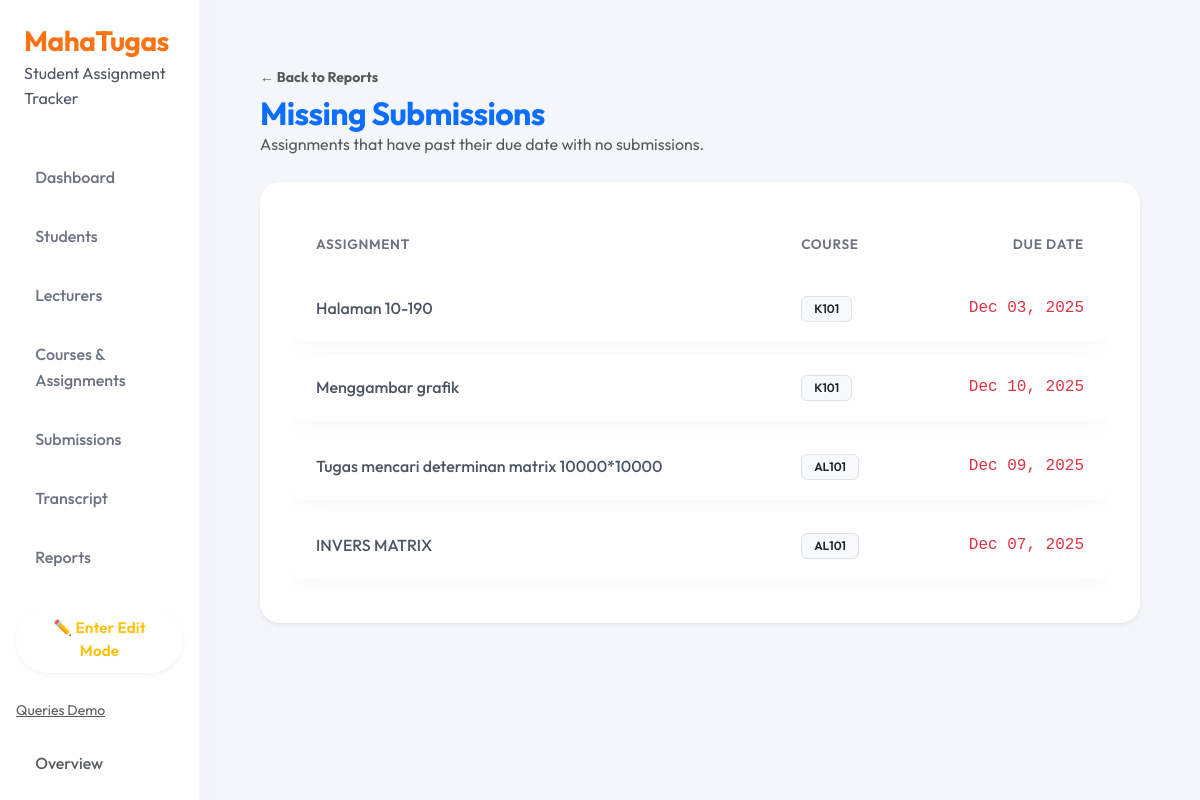
Page /reports/missing-submissions/ on the committed database.
### tracker/models.py (models this page shows, shortened)
class Assignment(models.Model):
    assignment_id = models.AutoField(primary_key=True)
    course = models.ForeignKey(
        Course,
        on_delete=models.CASCADE,
        related_name='assignments'
    )
    title = models.CharField(max_length=200)
    description = models.TextField(blank=True, null=True)
    due_date = models.DateTimeField()
    max_score = models.IntegerField(default=100)

class Course(models.Model):
    course_id = models.AutoField(primary_key=True)
    course_code = models.CharField(max_length=20)
    course_name = models.CharField(max_length=200)
    semester = models.IntegerField()
    lecturer = models.ForeignKey(
        Lecturer,
        on_delete=models.CASCADE,
        related_name='courses'
    )

### tracker/views.py (the view)
# urls.py: path('reports/missing-submissions/', views.report_missing_submissions, name='report_missing_submissions'),
def report_missing_submissions(request):
    now = timezone.now()
    assignments = Assignment.objects.filter(due_date__lt=now)
    missing = []
    for a in assignments:
        if a.submissions.count() == 0:
            missing.append(a)
    return render(request, "tracker/reports/missing_submissions.html", {"assignments": missing})

### tracker/templates/tracker/reports/missing_submissions.html
{% extends "tracker/base.html" %}
{% block content %}
<div class="container py-4">
    <div class="d-flex justify-content-between align-items-center mb-4">
        <div>
            <a href="{% url 'report_menu' %}" class="text-decoration-none text-muted small fw-bold">
                ← Back to Reports
            </a>
            <h2 class="mt-1 mb-0 text-primary fw-bold">Missing Submissions</h2>
            <p class="text-muted mb-0">Assignments that have past their due date with no submissions.</p>
        </div>
    </div>
    <div class="card border-0 shadow-sm overflow-hidden">
        <div class="card-body p-0">
            <div class="table-responsive">
                <table class="table table-hover align-middle mb-0">
                    <thead class="table-light">
                        <tr class="text-uppercase small text-muted fw-bold">
                            <th class="ps-4">Assignment</th>
                            <th>Course</th>
                            <th class="text-end pe-4">Due Date</th>
                        </tr>
                    </thead>
                    <tbody>
                        {% for a in assignments %}
                        <tr>
                            <td class="ps-4 fw-medium">{{ a.title }}</td>
                            <td>
                                <span class="badge bg-light text-dark border">{{ a.course.course_code }}</span>
                            </td>
                            <td class="text-end pe-4 font-monospace text-danger">{{ a.due_date|date:"M d, Y" }}</td>
                        </tr>
                        {% empty %}
                        <tr>
                            <td colspan="3" class="text-center py-5 text-muted">No missing submissions. All caught up! ✅
                            </td>
                        </tr>
                        {% endfor %}
                    </tbody>
                </table>
            </div>
        </div>
    </div>
</div>
{% endblock %}

### static/tracker/css/comfy.css (style rules this page uses)
:root { --bg-color: #f4f6fc; --surface-color: #ffffff; --text-primary: #4b5563; --text-secondary: #6b7280; --accent-color: #f97316; --accent-hover: #ea580c; --success-soft: #d1fae5; --success-text: #065f46; --warning-soft: #fef3c7; --warning-text: #92400e; --radius-lg: 20px; --radius-md: 12px; --shadow-soft: 0 10px 30px -10px rgba(0, 0, 0, 0.05); --shadow-hover: 0 20px 40px -10px rgba(0, 0, 0, 0.1); --transition-fast: all 0.2s cubic-bezier(0.4, 0, 0.2, 1); --animation-fade-up: fadeInUp 0.5s ease-out forwards; }
body { background-color: var(--bg-color); color: var(--text-primary); font-family: 'Outfit', sans-serif; line-height: 1.6; }
.card, .container, .container-fluid { border: none; }
.card { background: var(--surface-color); border-radius: var(--radius-lg); box-shadow: var(--shadow-soft); padding: 2rem; margin-bottom: 2rem; transition: var(--transition-fast); }
h1, h2, h3, h4, h5, h6 { color: #1f2937; font-weight: 700; letter-spacing: -0.02em; margin-bottom: 1rem; }
h2 { font-size: 2rem; }
.table { border-collapse: separate; border-spacing: 0 0.8rem; background: transparent; }
.table thead th { background: transparent; color: var(--text-secondary); font-weight: 600; font-size: 0.85rem; text-transform: uppercase; letter-spacing: 0.05em; border: none; padding-left: 1.5rem; }
.table tbody tr { background: var(--surface-color); box-shadow: var(--shadow-soft); border-radius: var(--radius-md); transition: var(--transition-fast); }
.table td { border: none; padding: 1.25rem 1.5rem; vertical-align: middle; color: var(--text-primary); }
.table td:first-child { border-top-left-radius: var(--radius-md); border-bottom-left-radius: var(--radius-md); }
.table td:last-child { border-top-right-radius: var(--radius-md); border-bottom-right-radius: var(--radius-md); }
.badge { padding: 0.5em 1em; border-radius: 6px; font-weight: 600; font-size: 0.75rem; }

### rows in the picture
Assignment: title "Halaman 10-190", course.course_code "K101", due_date "Dec 03, 2025"
Assignment: title "Menggambar grafik", course.course_code "K101", due_date "Dec 10, 2025"
Assignment: title "Tugas mencari determinan matrix 10000*10000", course.course_code "AL101", due_date "Dec 09, 2025"
Assignment: title "INVERS MATRIX", course.course_code "AL101", due_date "Dec 07, 2025"
